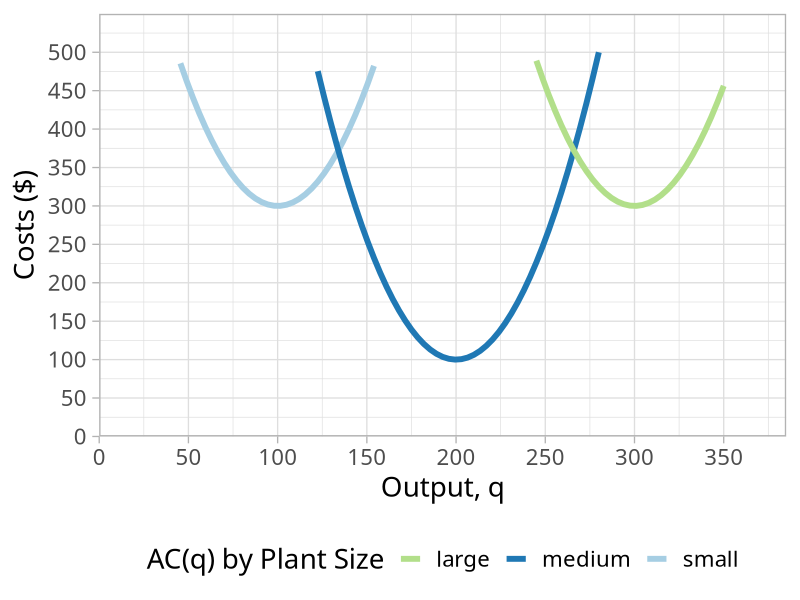

Reproduce this figure in R.
## ---- chunk 1
library(tidyverse)
#library(pander)
## ---- chunk 2

lrc1<-function(x){(0.25*x-25)^(2)+300}
lrc2<-function(x){(0.25*x-50)^(2)+100}
lrc3<-function(x){(0.25*x-75)^(2)+300}

line_colors<-c("small" = "#a6cee3", "medium" = "#1f78b4", "large" = "#b2df8a")
  #scale_colour_manual("Curves", values = line_colors, guide=F)+

ggplot(data.frame(x=c(0,10)), aes(x=x))+
  stat_function(fun=lrc1, geom="line", size=2, aes(color = "small"))+
    #geom_label(aes(x=5,y=mc(5)), color = "red", label=expression(MC(q)), size = 6)+
  stat_function(fun=lrc2, geom="line", size=2, aes(color = "medium"))+
  stat_function(fun=lrc3, geom="line", size=2, aes(color = "large"))+
    scale_x_continuous(breaks=seq(0,350,50),
                     limits=c(0,350),
                     expand=expand_scale(mult=c(0,0.1)))+
  scale_y_continuous(breaks=seq(0,500,50),
                     limits=c(0,500),
                     expand=expand_scale(mult=c(0,0.1)))+
  scale_colour_manual("AC(q) by Plant Size", values = line_colors)+
  labs(x = "Output, q",
       y = "Costs ($)")+
  theme_light(base_family = "Fira Sans Condensed", base_size=20)+
  theme(legend.position = "bottom")
